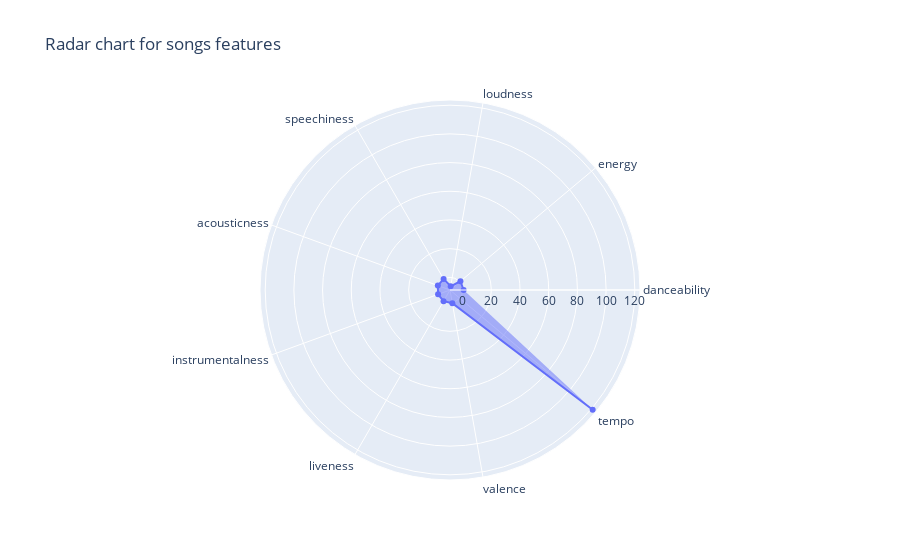

Write notebook code for a chart like this one.
### Code cell
fig = go.Figure(
    data = go.Scatterpolar(
        r = song_attributes.mean(),
        theta = ['danceability', 'energy', 'loudness', 'speechiness', 'acousticness', 'instrumentalness', 'liveness', 'valence', 'tempo'],
        fill = 'tonext'
    )
)
fig.update_layout(
    polar = dict(
        radialaxis = dict(
            visible = True
        ),
    ),
    showlegend=False,
    title_text = 'Radar chart for songs features'
)

fig.show()

### Figure 1 — Plotly figure (JSON) as saved in the notebook; plotly's stock layout.template omitted (floating-point values rounded to 4 significant figures)
{"data": [{"fill": "tonext", "r": [0.6736, 0.6555, -6.205, 0.09602, 0.2063, 0.01829, 0.1723, 0.544, 121.0], "theta": ["danceability", "energy", "loudness", "speechiness", "acousticness", "instrumentalness", "liveness", "valence", "tempo"], "type": "scatterpolar"}], "layout": {"polar": {"radialaxis": {"visible": true}}, "showlegend": false, "title": {"text": "Radar chart for songs features"}}}
